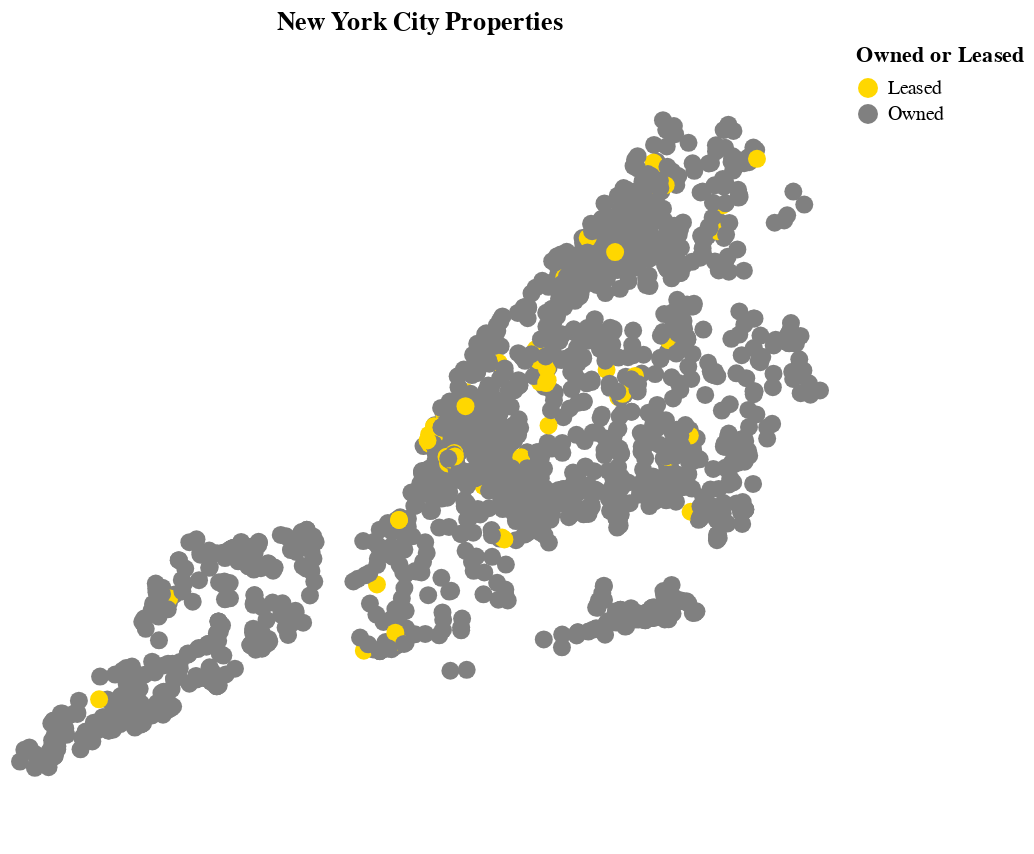

The code cell stored with this chart in its notebook:
### Code cell
alt.Chart(cityPropertiesGeo).mark_geoshape().encode(
    color=alt.Color('LEASED:N', legend=alt.Legend(title="Owned or Leased"), scale=alt.Scale(range=['gold','gray'])),
    tooltip=['ADDRESS','AGENCY','USETYPE','LEASED']
).properties(
    width=400,
    height=400,
    title='New York City Properties'
).configure_view(
    strokeWidth=0,
)

### Figure 1 — Vega-Lite specification as saved in the notebook (floating-point values rounded to 4 significant figures; data arrays with more than 128 entries replaced by an {"elided": "..."} marker saying what was removed)
{"config": {"view": {"continuousWidth": 400, "continuousHeight": 300, "strokeWidth": 0}}, "data": {"name": "data-ac6703c9370297ba606b9a218e2ec1d3"}, "mark": "geoshape", "encoding": {"color": {"field": "LEASED", "legend": {"title": "Owned or Leased"}, "scale": {"range": ["gold", "gray"]}, "type": "nominal"}, "tooltip": [{"field": "ADDRESS", "type": "nominal"}, {"field": "AGENCY", "type": "nominal"}, {"field": "USETYPE", "type": "nominal"}, {"field": "LEASED", "type": "nominal"}]}, "height": 400, "title": "New York City Properties", "width": 400, "$schema": "https://vega.github.io/schema/vega-lite/v4.17.0.json", "datasets": {"data-ac6703c9370297ba606b9a218e2ec1d3": {"elided": "2000 records"}}}
